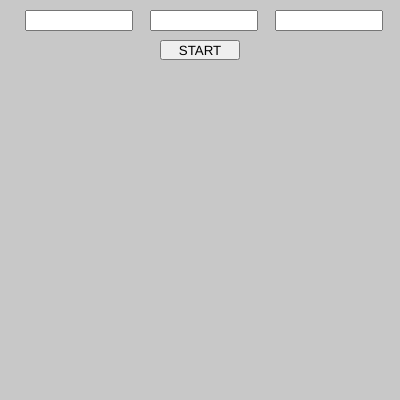
Frame 1 (no input)
Frame 2 (the mouse pressed at the canvas centre, redrawn once): identical to frame 1, image omitted

The p5.js sketch that drew this single still picture (run headless with seeded random() and noise() and a simulated clock; the mouse was pressed at the canvas centre and the sketch redrawn once):

// p5.js sketch
// ── sketch.js
var square1, square2, Gsize, collision, weight1, weight2, colour, colourMode, offset, speed, ready;
let weight1Input, weight2Input, vInput, button;
 

function setup() {
  ready = false;
  createCanvas(400, 400);
  background(200);
  weight1Input = createInput();
  weight2Input = createInput();
  vInput = createInput();
  weight1Input.size(100,15);
  weight2Input.size(100,15);
  vInput.size(100,15);
  weight1Input.position(25,10);
  weight2Input.position(width/2 - 50,10);
  vInput.position(width - 125,10);
  button = createButton('START');
  button.size(80,20);
  button.position(width/2 - 40,40);
  button.mousePressed(start);
  noLoop();
}

function start() {
  weight1 = weight1Input.value();
  weight2 = weight2Input.value();
  speed = vInput.value();
  offset = 50;
  Gsize = 50 * (1 / sqrt(weight2));
  square1 = new square(width/4 + offset, height/2, weight1, 0);
  square2 = new square(3 * width/4 + offset, height/2, weight2, -speed);
  collision = 0;
  colour = 255;
  ready = true;
  loop();
}

function draw() {
	if(ready == true) {
          fill(0);
  background(240);
          text(collision, 10, 10);
          square1.draw();
          square2.draw();
          square1.update();
          square2.update();
		print(square1.v);
          if(square1.x + square1.r/2 + square2.r/2 >= square2.x) {
                   var temp = square1.v;
                   square1.v = ((square1.m - square2.m) * square1.v + 2 * square2.m * square2.v)/(square1.m + square2.m);
                   square2.v = (2 * square1.m * temp - (square1.m - square2.m) * square2.v)/(square1.m + square2.m);
                   collision++;
                   colourFill();
          }

          if(square1.x <= 20 + offset) {
                   if(square1.v < 0) {
                             square1.v = -1 * square1.v;
                             collision++;
                             colourFill();
                   }
          }
	}
}

 

function square(a,b,c,d) {
          this.x = a;
          this.y = b;
          this.m = c;
          this.v = d;
          this.r = Gsize * sqrt(this.m);
          this.draw = function() {
                   fill(255-colour,colour,255);
                   rectMode(CENTER);
                   rect(this.x, this.y, this.r, this.r);
          }
          this.update = function() {
						this.r = Gsize * sqrt(this.m);
            this.x += this.v;
          }
}

 

function colourFill() {
          if(colourMode == 1) {
                   colour--;
          }
          if(colourMode == 2) {
                   colour++;
          }

          if(colour == 255) {
                   colourMode = 1;
          }
          if(colour == 0) {
                   colourMode = 2;
          }
}
